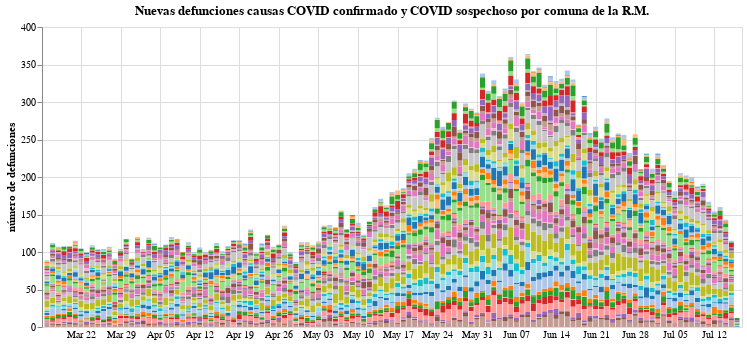

Notebook code for this chart:
### Code cell
#hide_input
input_dropdown = alt.binding_select(options=data_long_form['Comuna'].unique())
selection1 = alt.selection_single(fields=['Comuna'], bind=input_dropdown, name=' ')
selection2 = alt.selection_multi(fields=['Comuna'], on='mouseover')

color = alt.condition(selection1 | selection2,
                    alt.Color('Comuna:N', scale=alt.Scale(scheme='category20'), legend=None),
                    alt.value('lightgray'))

bars1 = alt.Chart(data_long_form).mark_bar().encode(
    x=alt.X("Fecha", axis=alt.Axis(title="", domain=False, tickSize=0)),
    y=alt.Y("Fallecidos confirmados", axis=alt.Axis(title="número de defunciones")),
    tooltip = ["Fecha", "Comuna", "Fallecidos confirmados"],
    color = color
).properties(
    title="Nuevas defunciones causas COVID confirmado y COVID sospechoso por comuna de la R.M.",
    width=700).add_selection(
    selection1, selection2
).transform_filter(
    selection1
)

bars1

### Figure 1 — Vega-Lite specification as saved in the notebook (floating-point values rounded to 4 significant figures; data arrays with more than 128 entries replaced by an {"elided": "..."} marker saying what was removed)
{"config": {"view": {"continuousWidth": 400, "continuousHeight": 300}}, "data": {"name": "data-951b90b13bd9457bcd5b462f83b6aca1"}, "mark": "bar", "encoding": {"color": {"condition": {"type": "nominal", "field": "Comuna", "legend": null, "scale": {"scheme": "category20"}, "selection": {"or": [" ", "selector001"]}}, "value": "lightgray"}, "tooltip": [{"type": "temporal", "field": "Fecha"}, {"type": "nominal", "field": "Comuna"}, {"type": "quantitative", "field": "Fallecidos confirmados"}], "x": {"type": "temporal", "axis": {"domain": false, "tickSize": 0, "title": ""}, "field": "Fecha"}, "y": {"type": "quantitative", "axis": {"title": "número de defunciones"}, "field": "Fallecidos confirmados"}}, "selection": {" ": {"type": "single", "fields": ["Comuna"], "bind": {"input": "select", "options": ["Colina", "Conchalí", "Lo Prado", "La Cisterna", "Quinta Normal", "Cerrillos", "Maipú", "Renca", "Ñuñoa", "San Joaquín", "San Bernardo", "Lo Espejo", "Independencia", "Curacaví", "San Ramón", "Paine", "Recoleta", "Huechuraba", "Estación Central", "Calera de Tango", "Lo Barnechea", "Cerro Navia", "La Florida", "Peñalolén", "Pudahuel", "La Pintana", "Isla de Maipo", "Peñaflor", "Buin", "San José de Maipo", "La Granja", "Puente Alto", "Talagante", "Lampa", "Padre Hurtado", "Macul", "Pedro Aguirre Cerda", "San Miguel", "El Monte", "Vitacura", "Santiago", "Melipilla", "Providencia", "La Reina", "Las Condes", "Pirque", "El Bosque", "Tiltil", "Quilicura", "Alhué", "María Pinto", "San Pedro"]}}, "selector001": {"type": "multi", "fields": ["Comuna"], "on": "mouseover"}}, "title": "Nuevas defunciones causas COVID confirmado y COVID sospechoso por comuna de la R.M.", "transform": [{"filter": {"selection": " "}}], "width": 700, "$schema": "https://vega.github.io/schema/vega-lite/v4.8.1.json", "datasets": {"data-951b90b13bd9457bcd5b462f83b6aca1": {"elided": "6396 records"}}}
